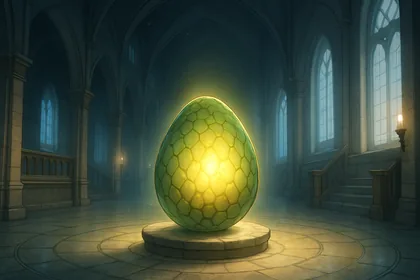
#> input picture src/assets/quick-create/ep-1.webp, 420 x 280 px, given in place of Ganime Google App icon 512x512.png, which was not available
$ python generate-icons.py
#> lines starting #> are read from the running program, lines starting #| are printed output that depends on the picture; pictures that were not available may be replaced by others from this repository, and a replacement may not be noted
#!/usr/bin/env python3
"""Regenerate every app icon and bundled brand asset from the source art in docs/.

    python3 scripts/generate-icons.py

Source-of-truth notes
---------------------
* App icons are generated from the **Google** (full-bleed, opaque) export, for both
  platforms. The "IOS" export is a pre-rounded badge carrying an alpha channel:
  App Store Connect rejects any icon with transparency, and its baked corner radius
  (~23.3% of width) is tighter than Apple's own mask (~22.4%), which leaves a rim
  artifact once iOS rounds it. Both files carry the same brand mark.
* The wordmark is the horizontal brand logo (TopBar, phone header).
* The square mark is used wherever the slot is square (About pages, favicon).
* The GUSD coin glyph is a DIFFERENT asset, served from Cloudinary, and is untouched.
"""
from pathlib import Path
from PIL import Image

ROOT = Path(__file__).resolve().parent.parent
DOCS = ROOT / 'docs'

ICON_SRC = DOCS / 'Ganime Google App icon 512x512.png'
WORDMARK_SRC = DOCS / 'Ganime logo v2.png'

# Cordova iOS icon set — must match the <icon> entries in config.xml.
IOS_SIZES = [20, 29, 40, 50, 57, 58, 60, 72, 76, 80, 87, 100, 114, 120, 144, 152, 167, 180, 1024]
# Cordova Android launcher densities — must match the <icon density=…> entries in config.xml.
ANDROID_SIZES = {'ldpi': 36, 'mdpi': 48, 'hdpi': 72, 'xhdpi': 96, 'xxhdpi': 144, 'xxxhdpi': 192}

WORDMARK_HEIGHT = 132   # 3x the 44px TopBar display height
MARK_SIZE = 240         # 3x the 80px About-page display size
FAVICON_SIZE = 180


def load_square_source() -> Image.Image:
    """Full-bleed, fully opaque square art. Any alpha is flattened onto black."""
    im = Image.open(ICON_SRC)
#> im is the input picture: PIL image 420x280 RGB; mean R, G, B 64.2, 77.6, 59.9
    if im.mode in ('RGBA', 'LA', 'P'):
        im = im.convert('RGBA')
        flat = Image.new('RGBA', im.size, (0, 0, 0, 255))
        flat.alpha_composite(im)
        im = flat
    im = im.convert('RGB')
    if im.width != im.height:                       # centre-crop to a true square
        s = min(im.size)
#> s = 280
        l, t = (im.width - s) // 2, (im.height - s) // 2
#> l = 70; t = 0
        im = im.crop((l, t, l + s, t + s))
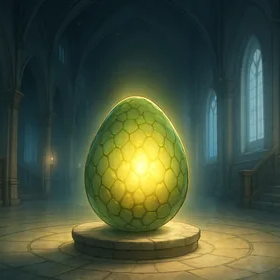
#> im: PIL image 280x280 RGB; mean R, G, B 71.4, 84, 60.1
    return im


def write(im: Image.Image, path: Path) -> None:
    path.parent.mkdir(parents=True, exist_ok=True)
    im.save(path, 'PNG', optimize=True)
    print(f'  {path.relative_to(ROOT)}  {im.width}x{im.height}  {im.mode}')


def main() -> None:
    square = load_square_source()

    print('iOS icons (RGB, no alpha — App Store requires fully opaque):')
    for s in IOS_SIZES:
        write(square.resize((s, s), Image.LANCZOS), ROOT / 'res' / 'ios' / f'icon-{s}.png')
#> this loop made 19 passes
#> pass 1, in write, `im.save(path, 'PNG', optimize=True)`:
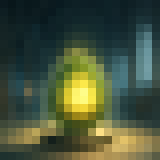
#> saved as icon-20.png: PIL image 20x20 RGB (shown 8 times larger); mean R, G, B 71.5, 84.2, 60.1
#> pass 2, in write (call 2), `im.save(path, 'PNG', optimize=True)`:
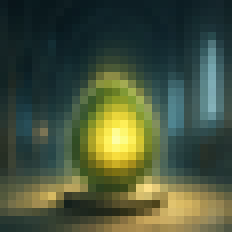
#> saved as icon-29.png: PIL image 29x29 RGB (shown 8 times larger); mean R, G, B 71.4, 84.1, 60.1

    print('Android launcher icons:')
    for density, s in ANDROID_SIZES.items():
        write(square.resize((s, s), Image.LANCZOS), ROOT / 'res' / 'android' / f'{density}.png')
#> this loop made 6 passes
#> pass 1, in write (call 20), `im.save(path, 'PNG', optimize=True)`:
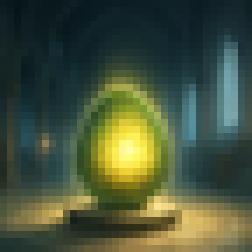
#> saved as ldpi.png: PIL image 36x36 RGB (shown 7 times larger); mean R, G, B 71.4, 84.1, 60.1

    print('Bundled web/app brand assets:')
    wm = Image.open(WORDMARK_SRC).convert('RGBA')
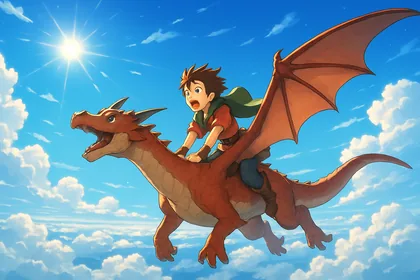
#> input picture src/assets/quick-create/ep-2.webp, 420 x 280 px, given in place of Ganime logo v2.png, which was not available
    wm = wm.crop(wm.getbbox())                      # trim the transparent margin
    w = round(wm.width * WORDMARK_HEIGHT / wm.height)
#> w = 198
    wm = wm.resize((w, WORDMARK_HEIGHT), Image.LANCZOS)
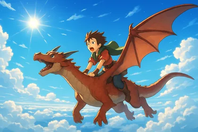
#> wm: PIL image 198x132 RGBA; mean R, G, B, A 110, 154.2, 178.2, 255
    # The wordmark is flat white letters plus a thin gradient outline, so a 256-colour
    # palette is indistinguishable from truecolour at the 32-44px it is ever displayed at —
    # and it cuts the file ~5x. This asset is in the header of every page, so that matters.
    # The square mark and favicon are NOT quantised: they are full-bleed gradient art where
    # palette dithering is visible, and neither sits on the critical render path.
    wm = wm.quantize(colors=256, method=Image.FASTOCTREE, dither=Image.FLOYDSTEINBERG)
#> wm: PIL image 198x132 P
    write(wm, ROOT / 'src' / 'assets' / 'ganime-logo.png')
#|   src/assets/ganime-logo.png  198x132  P
    write(square.resize((MARK_SIZE, MARK_SIZE), Image.LANCZOS), ROOT / 'src' / 'assets' / 'ganime-mark.png')
#|   src/assets/ganime-mark.png  240x240  RGB
    write(square.resize((FAVICON_SIZE, FAVICON_SIZE), Image.LANCZOS), ROOT / 'public' / 'favicon.png')
#> in write (call 28), `im.save(path, 'PNG', optimize=True)`:
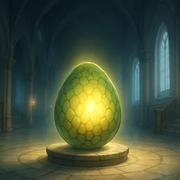
#> saved as favicon.png: PIL image 180x180 RGB; mean R, G, B 71.4, 84, 60
#|   public/favicon.png  180x180  RGB


if __name__ == '__main__':
    main()
